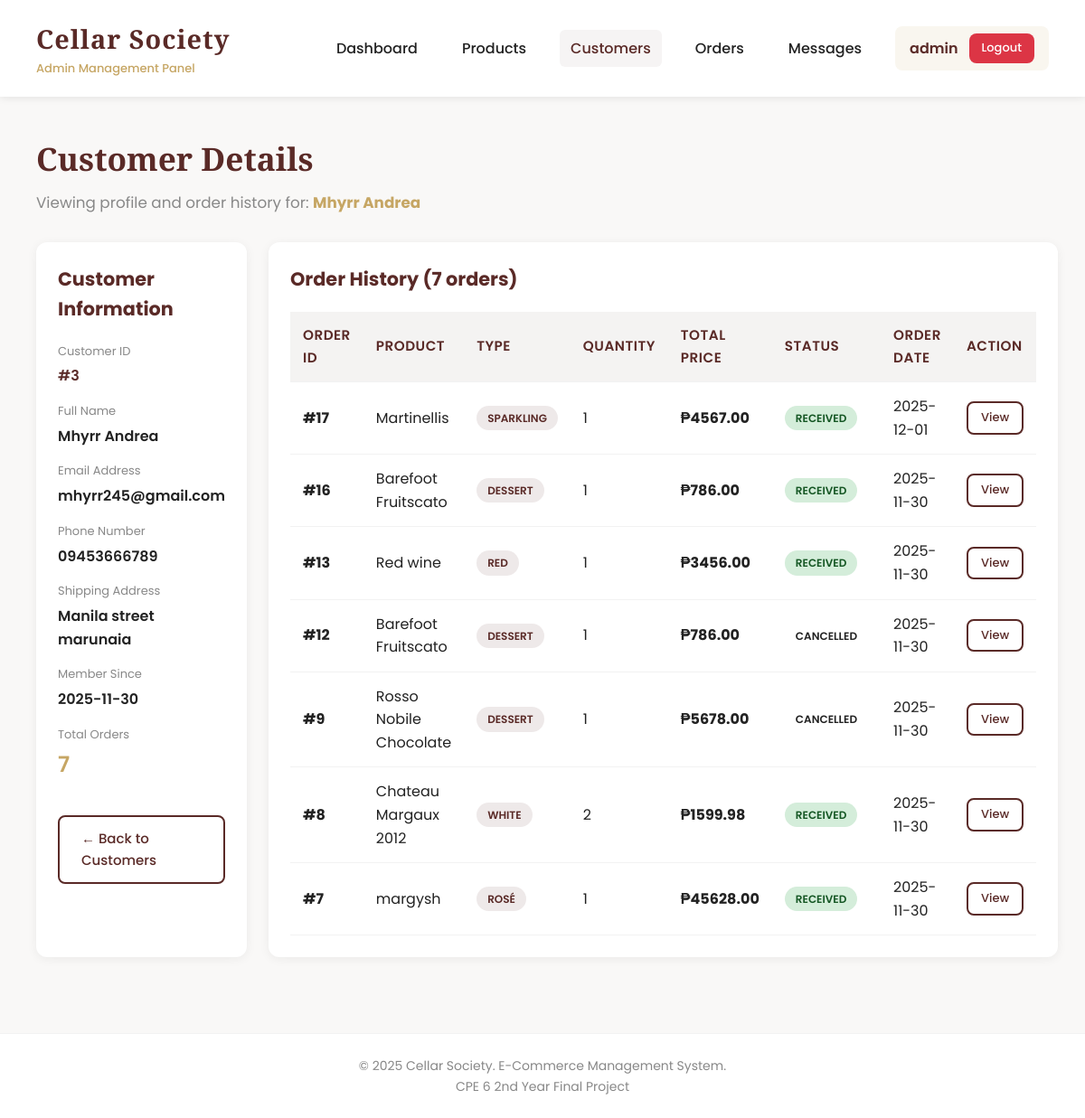
The app's page /customers/3 (signed in) with its own data.
### tables this page shows
CREATE TABLE customers (
        id INTEGER PRIMARY KEY AUTOINCREMENT,
        name TEXT NOT NULL,
        email TEXT UNIQUE NOT NULL,
        password TEXT NOT NULL,
        phone TEXT,
        address TEXT,
        joined_at TIMESTAMP DEFAULT CURRENT_TIMESTAMP
    );

CREATE TABLE orders (
        id INTEGER PRIMARY KEY AUTOINCREMENT,
        customer_id INTEGER NOT NULL,
        product_id INTEGER NOT NULL,
        quantity INTEGER NOT NULL,
        total_price REAL NOT NULL,
        status TEXT DEFAULT 'Pending',
        order_date TIMESTAMP DEFAULT CURRENT_TIMESTAMP, estimated_delivery_date TEXT, shipped_date TEXT,
        FOREIGN KEY (customer_id) REFERENCES customers(id),
        FOREIGN KEY (product_id) REFERENCES products(id)
    );

CREATE TABLE products (
        id INTEGER PRIMARY KEY AUTOINCREMENT,
        name TEXT NOT NULL,
        type TEXT NOT NULL,
        region TEXT NOT NULL,
        vintage INTEGER NOT NULL,
        price REAL NOT NULL,
        alcohol REAL NOT NULL,
        stock INTEGER NOT NULL,
        description TEXT,
        image_url TEXT,
        created_at TIMESTAMP DEFAULT CURRENT_TIMESTAMP
    );

### app.py (the view)
@app.route('/customers/<int:customer_id>')
@login_required
def customer_detail(customer_id):
    conn = get_db_connection()
    customer = conn.execute('SELECT * FROM customers WHERE id = ?', (customer_id,)).fetchone()
    if not customer:
        flash('Customer not found', 'error')
        conn.close()
        return redirect(url_for('customers'))
    orders = conn.execute('''
        SELECT o.*, p.name as product_name, p.type as product_type
        FROM orders o
        JOIN products p ON o.product_id = p.id
        WHERE o.customer_id = ?
        ORDER BY o.order_date DESC
    ''', (customer_id,)).fetchall()
    conn.close()
    return render_template('admin/customer_detail.html', customer=customer, orders=orders)

### app.py (called while the page is built)
def get_db_connection():
    conn = sqlite3.connect('cellar_society.db')
    conn.row_factory = sqlite3.Row
    return conn

def login_required(f):
    @wraps(f)
    def decorated_function(*args, **kwargs):
        if 'admin_id' not in session:
            flash('Please login first', 'error')
            return redirect(url_for('login'))
        return f(*args, **kwargs)
    return decorated_function

def get_admin_notification_counts():
    conn = get_db_connection()
    pending_orders = conn.execute('''
        SELECT COUNT(*) as count FROM orders
        WHERE status = 'Pending'
    ''').fetchone()['count']
    processing_orders = conn.execute('''
        SELECT COUNT(*) as count FROM orders
        WHERE status = 'Processing'
    ''').fetchone()['count']
    unread_messages = conn.execute('''
        SELECT COUNT(*) as count FROM messages
        WHERE sender_type = 'customer' AND is_read = 0
    ''').fetchone()['count']
    conn.close()
    total = pending_orders + processing_orders + unread_messages
    return {
        'pending_orders': pending_orders,
        'processing_orders': processing_orders,
        'unread_messages': unread_messages,
        'total': total
    }

@app.context_processor
def inject_admin_notifications():
    return {
        'notifications': get_admin_notification_counts()
    }

### templates/admin/customer_detail.html (shortened to what this page needs)
{% extends "admin/base.html" %}
{% block content %}
<div class="page-header">
    <h2>Customer Details</h2>
    <p>Viewing profile and order history for: <strong style="color: var(--accent);">{{ customer.name }}</strong></p>
</div>
<div style="display: grid; grid-template-columns: 1fr 2fr; gap: 24px;">
    <div class="card">
        <h3>Customer Information</h3>
        <div style="margin-top: 20px;">
            <div style="margin-bottom: 16px;">
                <p style="color: var(--muted); font-size: 13px; margin-bottom: 4px;">Customer ID</p>
                <p style="font-weight: 600; color: var(--primary);">#{{ customer.id }}</p>
            </div>
            <div style="margin-bottom: 16px;">
                <p style="color: var(--muted); font-size: 13px; margin-bottom: 4px;">Full Name</p>
                <p style="font-weight: 600;">{{ customer.name }}</p>
            </div>
            <div style="margin-bottom: 16px;">
                <p style="color: var(--muted); font-size: 13px; margin-bottom: 4px;">Email Address</p>
                <p style="font-weight: 600;">{{ customer.email }}</p>
            </div>
            <div style="margin-bottom: 16px;">
                <p style="color: var(--muted); font-size: 13px; margin-bottom: 4px;">Phone Number</p>
                <p style="font-weight: 600;">{{ customer.phone if customer.phone else 'Not provided' }}</p>
            </div>
            <div style="margin-bottom: 16px;">
                <p style="color: var(--muted); font-size: 13px; margin-bottom: 4px;">Shipping Address</p>
                <p style="font-weight: 600;">{{ customer.address if customer.address else 'Not provided' }}</p>
            </div>
            <div style="margin-bottom: 16px;">
                <p style="color: var(--muted); font-size: 13px; margin-bottom: 4px;">Member Since</p>
                <p style="font-weight: 600;">{{ customer.joined_at[:10] }}</p>
            </div>
            <div style="margin-bottom: 16px;">
                <p style="color: var(--muted); font-size: 13px; margin-bottom: 4px;">Total Orders</p>
                <p style="font-weight: 600; color: var(--accent); font-size: 1.5em;">{{ orders|length }}</p>
            </div>
        </div>
        <a href="{{ url_for('customers') }}" class="btn ghost" style="margin-top: 20px; width: 100%;">← Back to Customers</a>
    </div>
    <div class="card">
        <h3>Order History ({{ orders|length }} orders)</h3>
        {% if orders %}
        <div class="table-container" style="margin-top: 20px;">
            <table>
                <thead>
                    <tr>
                        <th>Order ID</th>
                        <th>Product</th>
                        <th>Type</th>
                        <th>Quantity</th>
                        <th>Total Price</th>
                        <th>Status</th>
                        <th>Order Date</th>
                        <th>Action</th>
                    </tr>
                </thead>
                <tbody>
                    {% for order in orders %}
                    <tr>
                        <td><strong>#{{ order.id }}</strong></td>
                        <td>{{ order.product_name }}</td>
                        <td><span class="badge primary">{{ order.product_type }}</span></td>
                        <td>{{ order.quantity }}</td>
                        <td><strong>₱{{ "%.2f"|format(order.total_price) }}</strong></td>
                        <td>
                            {% if order.status == 'Pending' %}
                                <span class="badge warning">{{ order.status }}</span>
                            {% elif order.status == 'Processing' %}
                                <span class="badge primary">{{ order.status }}</span>
                            {% elif order.status == 'Delivered' %}
                                <span class="badge success">{{ order.status }}</span>
                            {% elif order.status == 'Received' %}
                                <span class="badge success">{{ order.status }}</span>
                            {% else %}
                                <span class="badge">{{ order.status }}</span>
                            {% endif %}
                        </td>
                        <td>{{ order.order_date[:10] }}</td>
                        <td>
                            <a href="{{ url_for('order_detail', order_id=order.id) }}" class="btn btn-small ghost">View</a>
                        </td>
                    </tr>
                    {% endfor %}
                </tbody>
            </table>
        </div>
        {% else %}
        <div class="empty-state">
            <h3>No Orders Yet</h3>
            <p>This customer hasn't placed any orders.</p>
        </div>
        {% endif %}
    </div>
</div>
{% endblock %}

### templates/admin/base.html (style rules this page uses)
:root { --primary: #5a2a27; --accent: #c6a664; --bg: #f9f8f7; --card-bg: #ffffff; --text: #222; --muted: #888; --success: #28a745; --danger: #dc3545; --warning: #ffc107; }
* { margin: 0; padding: 0; box-sizing: border-box; }
body { font-family: 'Poppins', sans-serif; background: var(--bg); color: var(--text); line-height: 1.6; }
.page-header { margin-bottom: 30px; }
.page-header h2 { font-family: 'Playfair Display', serif; color: var(--primary); font-size: 2.2em; margin-bottom: 8px; }
.page-header p { color: var(--muted); font-size: 1.05em; }
.card { background: var(--card-bg); border-radius: 12px; box-shadow: 0 2px 12px rgba(0,0,0,0.06); padding: 24px; margin-bottom: 24px; }
.card h3 { color: var(--primary); margin-bottom: 16px; font-size: 1.3em; }
.btn { padding: 12px 24px; border: none; border-radius: 8px; cursor: pointer; font-family: 'Poppins'; font-weight: 500; font-size: 15px; transition: all 0.3s; text-decoration: none; display: inline-block; }
.btn.ghost { background: transparent; border: 2px solid var(--primary); color: var(--primary); }
.btn-small { padding: 6px 14px; font-size: 13px; }
.table-container { overflow-x: auto; }
table { width: 100%; border-collapse: collapse; }
th, td { padding: 14px; text-align: left; border-bottom: 1px solid rgba(0,0,0,0.05); }
th { background: #f4f3f2; color: var(--primary); font-weight: 600; font-size: 0.95em; text-transform: uppercase; letter-spacing: 0.5px; }
.badge { display: inline-block; padding: 4px 12px; border-radius: 20px; font-size: 12px; font-weight: 600; text-transform: uppercase; }
.badge.success { background: #d4edda; color: #155724; }
.badge.primary { background: rgba(90, 42, 39, 0.1); color: var(--primary); }

### records on screen
customers: name "Mhyrr Andrea", id "3", email "mhyrr245@gmail.com", phone "09453666789", address "Manila street marunaia", joined_at "2025-11-30"
orders: id "17", product_name "Martinellis", product_type "SPARKLING", quantity "1", total_price "4567.00", status "RECEIVED", order_date "2025-12-01"
orders: id "16", product_name "Barefoot Fruitscato", product_type "DESSERT", quantity "1", total_price "786.00", status "RECEIVED", order_date "2025-11-30"
orders: id "13", product_name "Red wine", product_type "RED", quantity "1", total_price "3456.00", status "RECEIVED", order_date "2025-11-30"
orders: id "12", product_name "Barefoot Fruitscato", product_type "DESSERT", quantity "1", total_price "786.00", status "CANCELLED", order_date "2025-11-30"
orders: id "9", product_name "Rosso Nobile Chocolate", product_type "DESSERT", quantity "1", total_price "5678.00", status "CANCELLED", order_date "2025-11-30"
orders: id "8", product_name "Chateau Margaux 2012", product_type "WHITE", quantity "2", total_price "1599.98", status "RECEIVED", order_date "2025-11-30"
orders: id "7", product_name "margysh", product_type "ROSÉ", quantity "1", total_price "45628.00", status "RECEIVED", order_date "2025-11-30"

### other values on screen
{{ session.admin_username }} "admin"
{{ orders|length }} "7"
